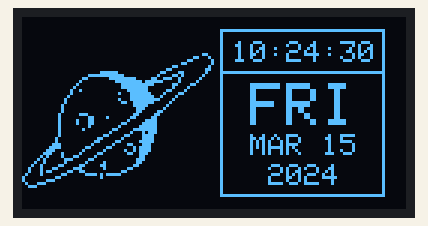
This sketch was run on a simulated Arduino Uno, built with avr-gcc and run on an emulated ATmega328P. On the bench: 128×64 one-colour display. The local clock reads 2024-03-15 10:24:30 at power-on unless the sketch sets it.

Above: at 0.1 s.
At 4.3 s:
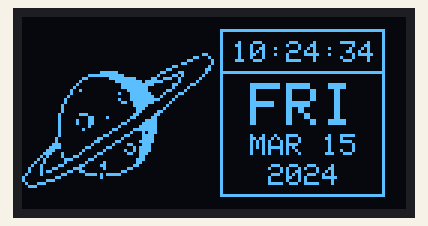
At 7.4 s:
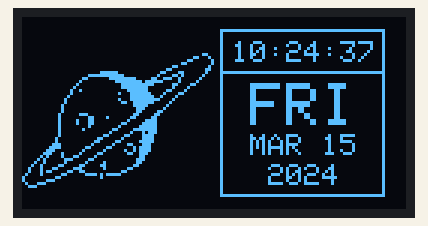
At 18.7 s:
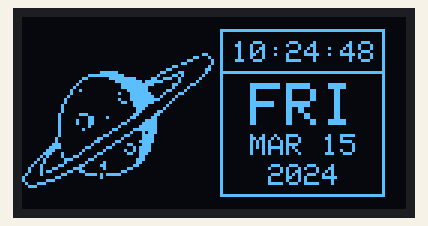
At 29.0 s:
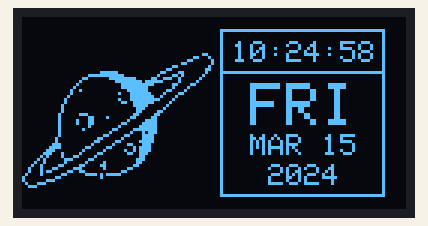
At 38.3 s:
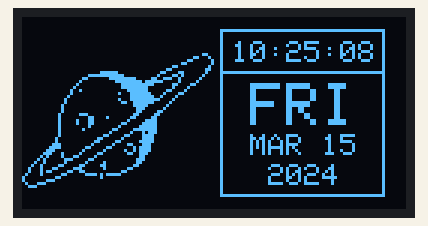

Measured:
- what the display in image 0 shows lasts 1.0 s, from 0.1 s to 1.1 s

The sketch:

astroclock.ino
```cpp
// (licence header left out)
#include <Adafruit_GFX.h>
#include <Adafruit_SH110X.h>
#include <RTClib.h>
#include <SPI.h>
#include <Wire.h>

#include "images.h"

#define OLED_ADDR     0x3c
#define OLED_RESET    -1

#define SCREEN_WIDTH  128
#define SCREEN_HEIGHT 64

Adafruit_SH1106G display = Adafruit_SH1106G(SCREEN_WIDTH, SCREEN_HEIGHT, &Wire, OLED_RESET);
RTC_DS1307 rtc;

String daysOfTheWeek[] = {
  "SUN", "MON", "TUE",
  "WED", "THU", "FRI",
  "SAT"
};
String months[] = {
  "JAN", "FEB", "MAR",
  "APR", "MAY", "JUN",
  "JUL", "AUG", "SEP",
  "OCT", "NOV", "DEC"
};

uint8_t prevImg = 0;
uint16_t count = 0;

void setup() {
  rtc.begin();

  display.begin(OLED_ADDR);
  display.setTextColor(SH110X_WHITE);

  display.clearDisplay();
  display.drawRect(66, 4, 55, 56, SH110X_WHITE);
  display.drawLine(66, 18, 120, 18, SH110X_WHITE);

  drawImage();
  display.display();
}

void loop() {
  display.fillRect(67, 5, 53, 54, SH110X_BLACK);
  display.drawLine(66, 18, 120, 18, SH110X_WHITE);
  drawCalendar();

  count++;
  if(count == 300) {
    drawImage();
    count = 0;
  }

  display.display();
  delay(1000);
}

void drawImage() {
  display.fillRect(0, 0, 64, 64, SH110X_BLACK);

  switch(prevImg) {
    case 0:
      display.drawBitmap(0, 12, bmp_planet, 64, 46, SH110X_WHITE);
      break;

    case 1:
      display.drawBitmap(10, 1, bmp_astronaut, 44, 62, SH110X_WHITE);
      break;

    case 2:
      display.drawBitmap(0, 9, bmp_comet, 64, 49, SH110X_WHITE);
      break;

    case 3:
      display.drawBitmap(9, 3, bmp_amongus, 46, 58, SH110X_WHITE);
      break;
  }

  prevImg++;
  if(prevImg == 4)
    prevImg = 0;
}

void drawCalendar() {
  DateTime now = rtc.now();
  uint8_t hour = now.hour(),
    minute = now.minute(),
    second = now.second(),
    year = now.year(),
    month = now.month() - 1,
    day = now.day();

  display.setTextSize(1);
  display.setCursor(70, 8);

  display.print(hour < 10 ? F("0") : F(""));
  display.print(hour);

  display.print(F(":"));

  display.print(minute < 10 ? F("0") : F(""));
  display.print(minute);
  display.print(F(":"));

  display.print(second < 10 ? F("0") : F(""));
  display.print(second);

  display.setTextSize(2);
  display.setCursor(76, 22);
  display.print(daysOfTheWeek[now.dayOfTheWeek()]);

  display.setTextSize(1);
  display.setCursor(76, 39);
  display.print(months[month]);
  display.print(F(" "));
  display.print(day < 9 ? F("0") : F(""));
  display.print(day);

  display.setCursor(82, 49);
  display.print(year + 1792);
}
```

Source omitted: images.h (data table, 9348 bytes)
